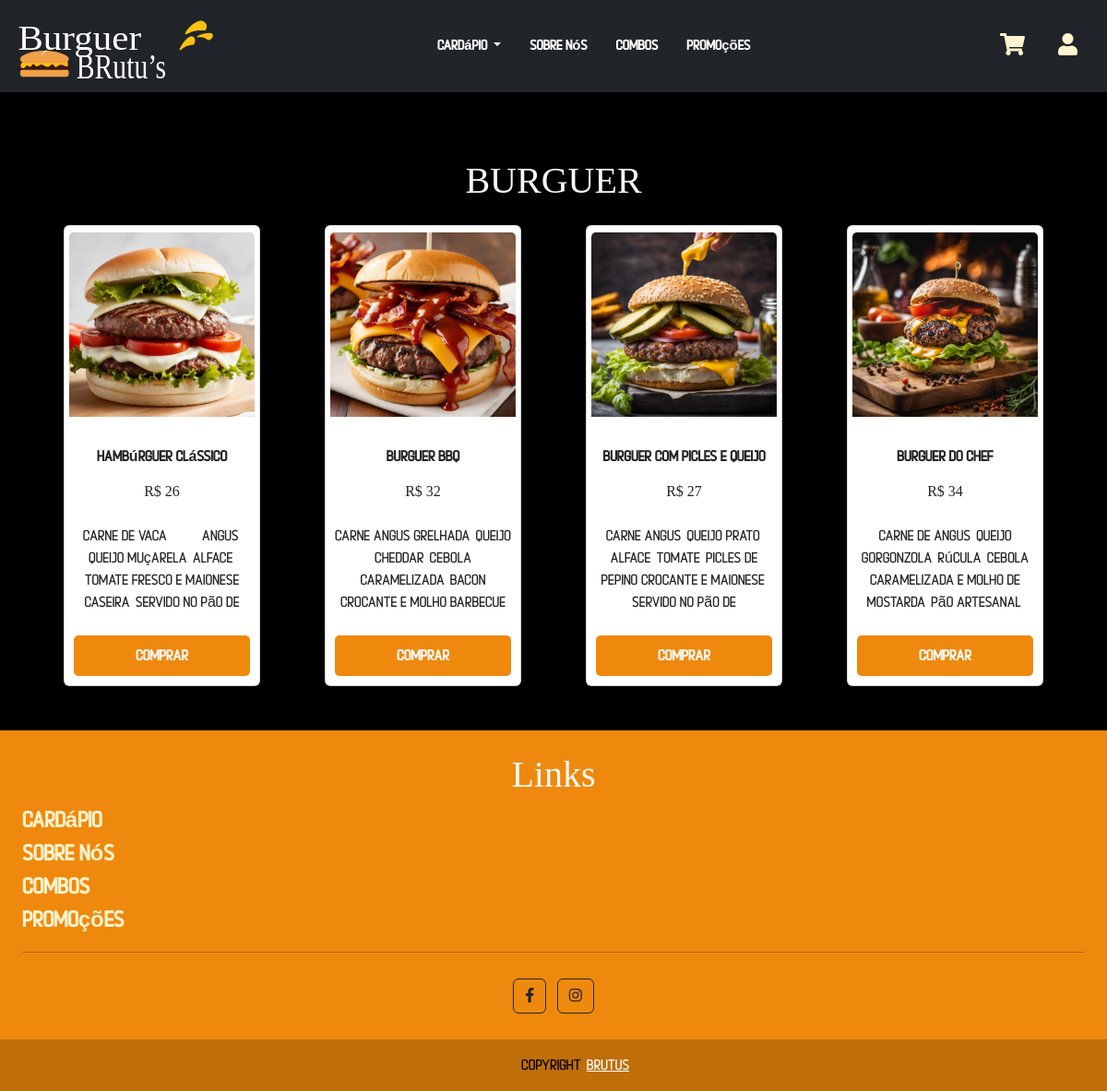
Page /cardapio/cardapio.php on the committed database.
### tables this page shows
CREATE TABLE `itens` (
  `cod_item` int(11) NOT NULL,
  `nome` varchar(50) DEFAULT NULL,
  `descricao` varchar(200) DEFAULT NULL,
  `preco` double DEFAULT NULL,
  `imagem` varchar(200) NOT NULL,
  `fk_Categoria_cod_categoria` int(11) DEFAULT NULL,
  `fk_Pedidos_cod_pedido` int(11) DEFAULT NULL
);

### cardapio/cardapio.php (the view, shortened to what this page needs)
<!DOCTYPE html>
<html lang="pt-br">
<head>
    <link href="https://cdn.jsdelivr.net/npm/bootstrap@5.3.0-alpha1/dist/css/bootstrap.min.css" rel="stylesheet">
    <link rel="stylesheet" href="https://cdnjs.cloudflare.com/ajax/libs/font-awesome/5.15.3/css/all.min.css">
    <link rel="stylesheet" href="custom.css">
    <link href="https://cdn.jsdelivr.net/npm/bootstrap@5.3.0-alpha1/dist/css/bootstrap.min.css" rel="stylesheet">
    <link rel="stylesheet" href="https://cdnjs.cloudflare.com/ajax/libs/font-awesome/5.15.3/css/all.min.css">
    <link rel="stylesheet" href="custom.css">
    <link href="https://cdn.jsdelivr.net/npm/bootstrap@5.3.0-alpha1/dist/css/bootstrap.min.css" rel="stylesheet">
    <link rel="stylesheet" href="../custom.css">
</head>
<body>
    <?php
        $host = "localhost";
        $database = "brutus";
        $username = "root";
        $password = "";
        $conn = new PDO("mysql:host=$host;dbname=" . $database, $username, $password);
        $query_products = "SELECT cod_item, nome, descricao, preco, imagem FROM itens";
        $result_products = $conn->prepare($query_products);
        $result_products->execute();
    ?>
    <div class="container my-5">
        <h2 class="text-center mb-4 logo">BURGUER</h2>
		<div class="row row-cols-1 row-cols-md-2 row-cols-lg-3 row-cols-xl-4 g-3">
            <?php
            $contador = 0;
            while ($row_product = $result_products->fetch()) {
                extract($row_product);
                if($contador>=4){$contador=1;}
                else{
                    $contador=$contador+1;
                }
            ?>
                <div class="col">
                    <div class="card">
                    <?php   echo "<img src='../produtos/$imagem' class='card-img-top' alt='Produto $contador'><br>";
                            echo "<div class='card-body'>";
                            echo"<h5 class='card-title'>$nome</h5>";
                            echo"<p class='card-preco'>R$ $preco</p>";
                            echo"<p class='card-text'>$descricao</p>"; ?>
                            <button class="comp btn w-100 comprar">Comprar</button>
                    </div>
                    </div>
                </div>
            <?php }?>
        </div>
    </div>
</body>
</html>

### custom.css (style rules this page uses)
body { font-family: 'Escopedia',sans-serif !important; background-color: black !important; color: rgb(211, 108, 35) ; }
a { color: #fff2cc ; }
.navbar { background-color: black ; width: 100%; height: 100px; display: flex; align-items: center; justify-content: center; }
.navbar-brand { font-size: 24px; font-weight: bold; color: #fff2cc ; display: flex; align-items: center; }
.logo { justify-content: center; font-family: 'borcer',Borcer !important; font-size: 40px; color: #f9f9f9 !important; display: flex; align-items: center ; }
.logo0 img { margin-top: -20px; }
.navbar-nav { display: flex; flex-grow: 1; justify-content: center; align-items: center; }
.nav-item { text-align: center; }
.nav-link { color: #ffffff !important; font-weight: bold !important; font-size: 15px !important; margin-right: 15px !important; transition: color 0.3s ease, transform 0.3s ease; }
.dropdown-toggle { color: #ffffff ; font-weight: bold; font-size: 15px; transition: color 0.3s ease; }
.navbar-icons { display: flex; align-items: center; margin-left: auto; padding-right: 20px; }
.navbar-icons a { color: #fff2cc ; margin-left: 20px; font-size: 1.5rem; transition: color 0.3s ease; }
.card { width: 80%; min-height: 500px !important; margin: auto; transition: transform 0.3s ease,width 0.3s ease, height 0.3s ease; overflow: hidden; position: relative; }
.card-img-top { width: 95% !important; height: 200px; object-fit: cover; margin: 7px auto 0 !important; display: block; transition: transform 0.3s ease; }
.card-title { font-family: 'Escopedia',sans-serif !important; text-align: center; font-size: 1em; font-weight: bold; }
.card-body { display: flex; flex-direction: column; justify-content: space-between; flex-grow: 1; padding: 10px; }
.card-text, .card-body button { font-family: 'Escopedia',sans-serif !important; transition: opacity 0.3s ease; text-align: center; max-height: 6em; overflow-y: auto; text-overflow: ellipsis; white-space: normal; }
.card-preco { text-align: center; font-family: 'borcer',Borcer; max-height: 3em; text-overflow: ellipsis; white-space: normal; }
.comprar { font-family: 'Escopedia',sans-serif !important; font-weight: bold !important; background-color: #ef890d !important; color: #f9f9f9 !important; border: none; border-radius: 5px; padding: 10px; font-size: 16px; transition: transform 0.3s, box-shadow 0.3s; }
body { background-color: black !important; }

### cardapio/cardapio.php (style rules this page uses)
.comp { background-color:saddlebrown; }

### rows in the picture
itens: imagem (picture), nome "Hambúrguer Clássico", preco "26", descricao "Carne de vaca 100% Angus, queijo muçarela, alface, tomate fresco e maionese caseira, servido no pão de…"
itens: imagem (picture), nome "Burguer BBQ", preco "32", descricao "Carne Angus grelhada, queijo cheddar, cebola caramelizada, bacon crocante e molho barbecue…"
itens: imagem (picture), nome "Burguer com Picles e Queijo", preco "27", descricao "Carne Angus, queijo prato, alface, tomate, picles de pepino crocante e maionese, servido no pão de…"
itens: imagem (picture), nome "Burguer do Chef", preco "34", descricao "Carne de Angus, queijo gorgonzola, rúcula, cebola caramelizada e molho de mostarda, pão artesanal."
